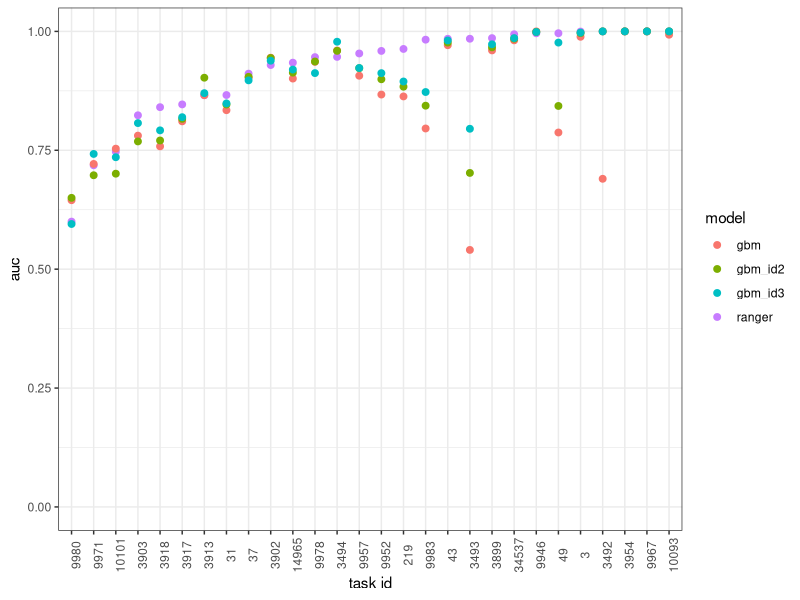
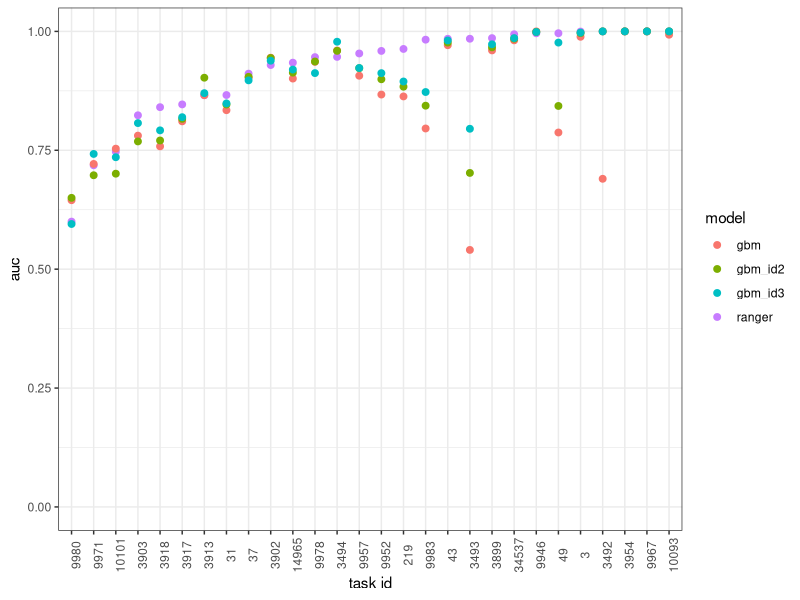

Source code (R) for these figures, in order:
library(ggplot2)
library(dplyr)
auc_df <- read.csv("./benchmark/auc_results.csv")

auc_plot_data <- auc_df
num_models <- auc_df$model %>% unique() %>% length()
auc_plot_data$auc_sort <- rep(auc_plot_data$auc[seq(1,nrow(auc_plot_data), by=num_models)], each = num_models)

p <- ggplot(auc_plot_data, aes(x = reorder(factor(task_id), auc_sort), y = auc, color = model)) + 
  geom_point(size = 2) +
  ylim(0,1) +
  theme_bw() +
  xlab("task id") +
  theme(axis.text.x = element_text(angle = 90))
p
ggsave("./benchmark/fig/models_performance.pdf", width = 7, height = 3)
